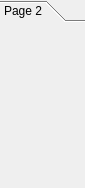
<?xml version="1.0" encoding="UTF-8"?>
<ui version="4.0">
 <class>Drawer</class>
 <widget class="QToolBox" name="Drawer">
  <property name="geometry">
   <rect>
    <x>0</x>
    <y>0</y>
    <width>85</width>
    <height>188</height>
   </rect>
  </property>
  <property name="windowTitle">
   <string>ToolBox</string>
  </property>
  <property name="currentIndex">
   <number>0</number>
  </property>
  <widget class="QWidget" name="page">
   <property name="enabled">
    <bool>true</bool>
   </property>
   <property name="geometry">
    <rect>
     <x>0</x>
     <y>0</y>
     <width>85</width>
     <height>158</height>
    </rect>
   </property>
   <attribute name="label">
    <string>Page 2</string>
   </attribute>
  </widget>
 </widget>
 <resources/>
 <connections/>
</ui>
